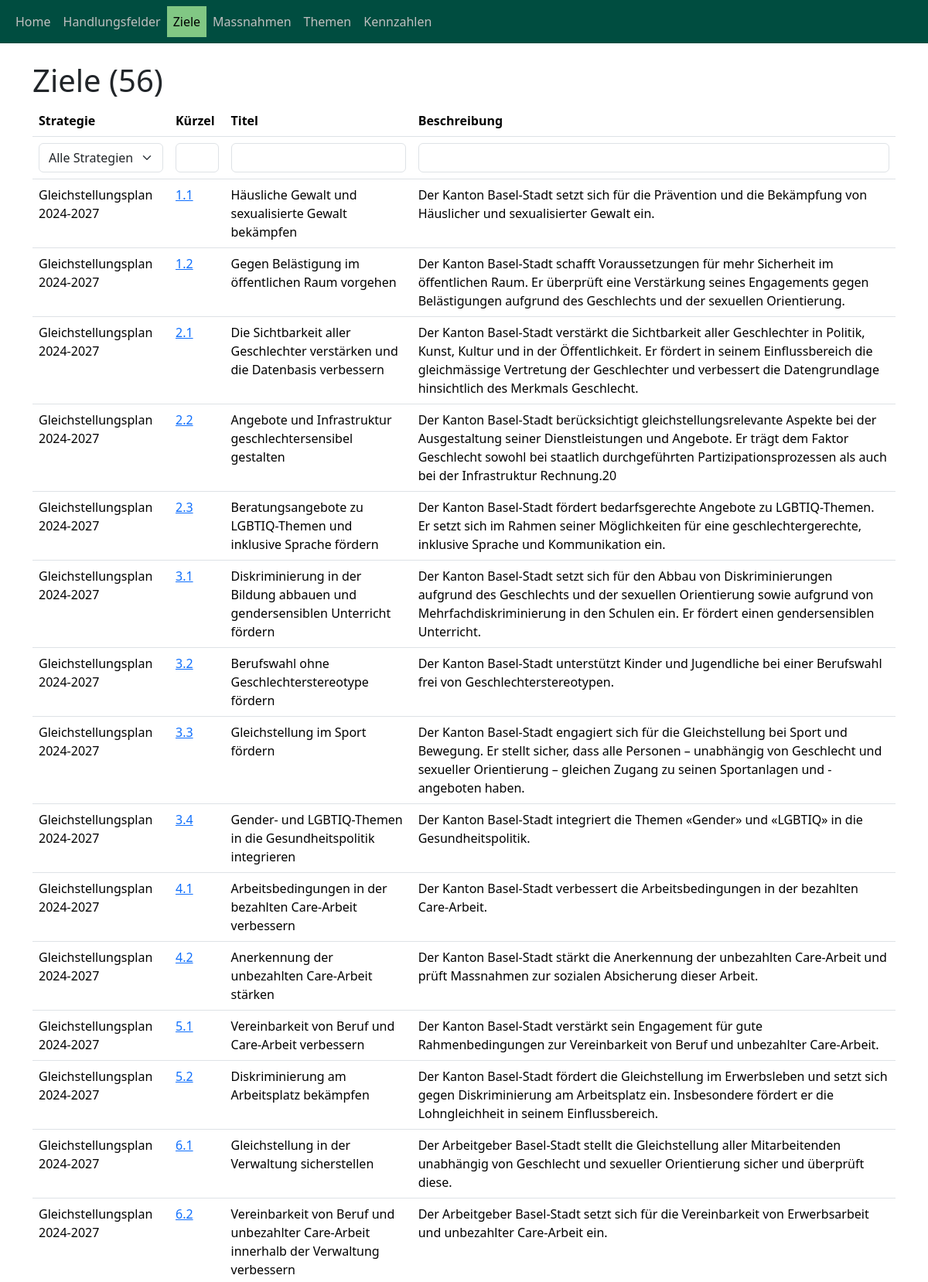
Page /index/ziele/ (upper part) on the committed database.
### objective_manager_app/models.py (models this page shows, shortened)
class BusinessObject(models.Model):
    strategie = models.ForeignKey("Strategie", on_delete=models.CASCADE, related_name="strategie_business_objects")
    typ = models.ForeignKey(
        "BusinessObjectTyp", on_delete=models.CASCADE, related_name="typ"
    )
    vorgaenger = models.ForeignKey(
        "self", on_delete=models.CASCADE, null=True, blank=True
    )
    kuerzel = models.CharField(max_length=10)
    titel = models.CharField(max_length=500, verbose_name="Titel")
    beschreibung = models.TextField(verbose_name="Beschreibung")
    erstellt_am = models.DateTimeField(auto_now_add=True, verbose_name="Erstellt am")
    erstellt_von = models.ForeignKey(
        User, on_delete=models.CASCADE, verbose_name="Erstellt von", blank=True
    )
    aufwand_personen_tage_plan = models.DecimalField(
        max_digits=10, decimal_places=2, verbose_name="Aufwand Personentage", default=0
    )
    aufwand_tsd_chf_plan = models.DecimalField(
        max_digits=10, decimal_places=2, verbose_name="Aufwand tsd CHF", default=0
    )
    jahr_start = models.IntegerField(
        verbose_name="Jahr Start", default=datetime.now().year
    )
    jahr_ende = models.IntegerField(
        verbose_name="Jahr Ende", default=datetime.now().year
    )
    objects = models.Manager()
    handlungsfelder = HandlungsfeldManager()
    ziele = ZielManager()
    massnahmen = MassnahmeManager()

class Strategie(models.Model):
    titel = models.CharField(max_length=200, verbose_name="Titel")
    titel_kurz = models.CharField(
        max_length=200, verbose_name="Kurztitel", default="", null=True, blank=True
    )
    organisation = models.ForeignKey("Organisation", on_delete=models.CASCADE)
    kontakt = models.ForeignKey("Person", on_delete=models.CASCADE)
    gueltigkeit_jahr_start = models.IntegerField(
        verbose_name="Jahr Start", default=datetime.now().year + 1
    )
    gueltigkeit_jahr_ende = models.IntegerField(
        verbose_name="Jahr Ende", default=datetime.now().year + 5
    )
    planungs_frequenz_monate = models.IntegerField(
        verbose_name="Planungsfrequenz (Monate)", default=12
    )
    beschreibung_intern = models.TextField(
        verbose_name="Beschreibung für Beteiligte",
        max_length=1000,
        null=True,
        blank=True,
    )
    beschreibung_extern = models.TextField(
        verbose_name="Beschreibung für Externe", max_length=1000, null=True, blank=True
    )
    settings = models.JSONField(
        verbose_name="Einstellungen", null=True, blank=True, default=dict
    )
    home_image = models.TextField(verbose_name="Bildpfad", null=True, blank=True)
    def __str__(self):
        return self.titel

### objective_manager_app/views.py (the view)
# urls.py: path("ziele/", views.ZieleListView.as_view(), name="ziele_list"),
class ZieleListView(ListView):
    model = Ziel
    template_name = "objective_manager_app/ziele_list.html"
    context_object_name = "ziele"
    def get(self, request, *args, **kwargs):
        aktuelle_strategien = Strategie.objects.all()
        ziele = Ziel.objects.all()
        strategie_id = request.GET.get("strategie")
        kuerzel = request.GET.get("kuerzel")
        titel = request.GET.get("titel")
        beschreibung = request.GET.get("beschreibung")
        if strategie_id:
            ziele = ziele.filter(strategie_id=strategie_id)
        if kuerzel:
            ziele = ziele.filter(kuerzel__icontains=kuerzel)
        if titel:
            ziele = ziele.filter(titel__icontains=titel)
        if beschreibung:
            ziele = ziele.filter(beschreibung__icontains=beschreibung)
        context = {
            "ziele": ziele,
            "aktuelle_strategien": aktuelle_strategien,
        }
        return render(request, self.template_name, context)

### objective_manager_app/models.py (called while the page is built)
    def get_queryset(self):
        return super().get_queryset().filter(typ_id=3)

### objective_manager_app/templatetags/custom_filters.py (called while the page is built)
@register.filter(name='is_in_group')
def is_in_group(user, group_name):
    if user.is_authenticated:
        return user.groups.filter(name=group_name).exists()
    return False

### templates/objective_manager_app/ziele_list.html (shortened to what this page needs)
{% extends "base.html" %}
{% load custom_filters %}
{% block content %}
    <div class="container">
        <h1>Ziele ({{ ziele|length }})</h1>
        <table class="table">
            <thead>
                <tr>
                  <th>Strategie</th>
                  <th>Kürzel</th>
                  <th>Titel</th>
                  <th>Beschreibung</th>
                </tr>
                <tr>
                  <th>
                      <select name="strategie" id="strategie" class="form-select" form="filter-form" onchange="submitFilters()">
                          <option value="">Alle Strategien</option>
                      </select>
                  </th>
                  <th>
                      <input type="text" name="kuerzel" id="kuerzel" class="form-control" form="filter-form" value="{{ request.GET.kuerzel }}" onchange="submitFilters()">
                  </th>
                  <th>
                      <input type="text" name="titel" id="titel" class="form-control" form="filter-form" value="{{ request.GET.titel }}" onchange="submitFilters()">
                  </th>
                  <th>
                    <input type="text" name="beschreibung" id="beschreibung" class="form-control" form="filter-form" value="{{ request.GET.beschreibung }}" onchange="submitFilters()">
                  </th>
                </tr>
            </thead>
            <tbody>
                {% for ziel in ziele %}
                <tr>
                    <td>{{ ziel.strategie }}</td>
                    <td><a href="{% url 'ziel_detail' ziel.pk %}">{{ ziel.kuerzel }}</a></td>
                    <td>{{ ziel.titel }}</td>
                    <td>{{ ziel.beschreibung }}</td>
                </tr>
                {% endfor %}
            </tbody>
        </table>
    </div>
{% endblock %}

### rows in the picture
BusinessObject: strategie "Gleichstellungsplan 2024-2027", kuerzel "1.1", titel "Häusliche Gewalt und sexualisierte Gewalt bekämpfen", beschreibung "Der Kanton Basel-Stadt setzt sich für die Prävention und die Bekämpfung von Häuslicher und sexualisierter Gewalt ein."
BusinessObject: strategie "Gleichstellungsplan 2024-2027", kuerzel "1.2", titel "Gegen Belästigung im öffentlichen Raum vorgehen", beschreibung "Der Kanton Basel-Stadt schafft Voraussetzungen für mehr Sicherheit im öffentlichen Raum. Er überprüft eine Verstärkung seines Engagements gegen Belästigungen aufgrund des Geschlechts und der sexuellen Orientierung."
BusinessObject: strategie "Gleichstellungsplan 2024-2027", kuerzel "2.1", titel "Die Sichtbarkeit aller Geschlechter verstärken und die Datenbasis verbessern", beschreibung "Der Kanton Basel-Stadt verstärkt die Sichtbarkeit aller Geschlechter in Politik, Kunst, Kultur und in der Öffentlichkeit. Er fördert in seinem Einflussbereich die gleichmässige Vertretung der Geschlechter und verbessert die Datengrundlage hinsichtlich des Merkmals Geschlecht."
BusinessObject: strategie "Gleichstellungsplan 2024-2027", kuerzel "2.2", titel "Angebote und Infrastruktur geschlechtersensibel gestalten", beschreibung "Der Kanton Basel-Stadt berücksichtigt gleichstellungsrelevante Aspekte bei der Ausgestaltung seiner Dienstleistungen und Angebote. Er trägt dem Faktor Geschlecht sowohl bei staatlich durchgeführten Partizipationsprozessen als auch bei der Infrastruktur Rechnung.20"
BusinessObject: strategie "Gleichstellungsplan 2024-2027", kuerzel "2.3", titel "Beratungsangebote zu LGBTIQ-Themen und inklusive Sprache fördern", beschreibung "Der Kanton Basel-Stadt fördert bedarfsgerechte Angebote zu LGBTIQ-Themen. Er setzt sich im Rahmen seiner Möglichkeiten für eine geschlechtergerechte, inklusive Sprache und Kommunikation ein."
BusinessObject: strategie "Gleichstellungsplan 2024-2027", kuerzel "3.1", titel "Diskriminierung in der Bildung abbauen und gendersensiblen Unterricht fördern", beschreibung "Der Kanton Basel-Stadt setzt sich für den Abbau von Diskriminierungen aufgrund des Geschlechts und der sexuellen Orientierung sowie aufgrund von Mehrfachdiskriminierung in den Schulen ein. Er fördert einen gendersensiblen Unterricht."
BusinessObject: strategie "Gleichstellungsplan 2024-2027", kuerzel "3.2", titel "Berufswahl ohne Geschlechterstereotype fördern", beschreibung "Der Kanton Basel-Stadt unterstützt Kinder und Jugendliche bei einer Berufswahl frei von Geschlechterstereotypen."
BusinessObject: strategie "Gleichstellungsplan 2024-2027", kuerzel "3.3", titel "Gleichstellung im Sport fördern", beschreibung "Der Kanton Basel-Stadt engagiert sich für die Gleichstellung bei Sport und Bewegung. Er stellt sicher, dass alle Personen – unabhängig von Geschlecht und sexueller Orientierung – gleichen Zugang zu seinen Sportanlagen und -angeboten haben."
BusinessObject: strategie "Gleichstellungsplan 2024-2027", kuerzel "3.4", titel "Gender- und LGBTIQ-Themen in die Gesundheitspolitik integrieren", beschreibung "Der Kanton Basel-Stadt integriert die Themen «Gender» und «LGBTIQ» in die Gesundheitspolitik."
BusinessObject: strategie "Gleichstellungsplan 2024-2027", kuerzel "4.1", titel "Arbeitsbedingungen in der bezahlten Care-Arbeit verbessern", beschreibung "Der Kanton Basel-Stadt verbessert die Arbeitsbedingungen in der bezahlten Care-Arbeit."
BusinessObject: strategie "Gleichstellungsplan 2024-2027", kuerzel "4.2", titel "Anerkennung der unbezahlten Care-Arbeit stärken", beschreibung "Der Kanton Basel-Stadt stärkt die Anerkennung der unbezahlten Care-Arbeit und prüft Massnahmen zur sozialen Absicherung dieser Arbeit."
BusinessObject: strategie "Gleichstellungsplan 2024-2027", kuerzel "5.1", titel "Vereinbarkeit von Beruf und Care-Arbeit verbessern", beschreibung "Der Kanton Basel-Stadt verstärkt sein Engagement für gute Rahmenbedingungen zur Vereinbarkeit von Beruf und unbezahlter Care-Arbeit."
BusinessObject: strategie "Gleichstellungsplan 2024-2027", kuerzel "5.2", titel "Diskriminierung am Arbeitsplatz bekämpfen", beschreibung "Der Kanton Basel-Stadt fördert die Gleichstellung im Erwerbsleben und setzt sich gegen Diskriminierung am Arbeitsplatz ein. Insbesondere fördert er die Lohngleichheit in seinem Einflussbereich."
BusinessObject: strategie "Gleichstellungsplan 2024-2027", kuerzel "6.1", titel "Gleichstellung in der Verwaltung sicherstellen", beschreibung "Der Arbeitgeber Basel-Stadt stellt die Gleichstellung aller Mitarbeitenden unabhängig von Geschlecht und sexueller Orientierung sicher und überprüft diese."
BusinessObject: strategie "Gleichstellungsplan 2024-2027", kuerzel "6.2", titel "Vereinbarkeit von Beruf und unbezahlter Care-Arbeit innerhalb der Verwaltung verbessern", beschreibung "Der Arbeitgeber Basel-Stadt setzt sich für die Vereinbarkeit von Erwerbsarbeit und unbezahlter Care-Arbeit ein."

### other values in the picture
{{ ziele|length }} "56"
